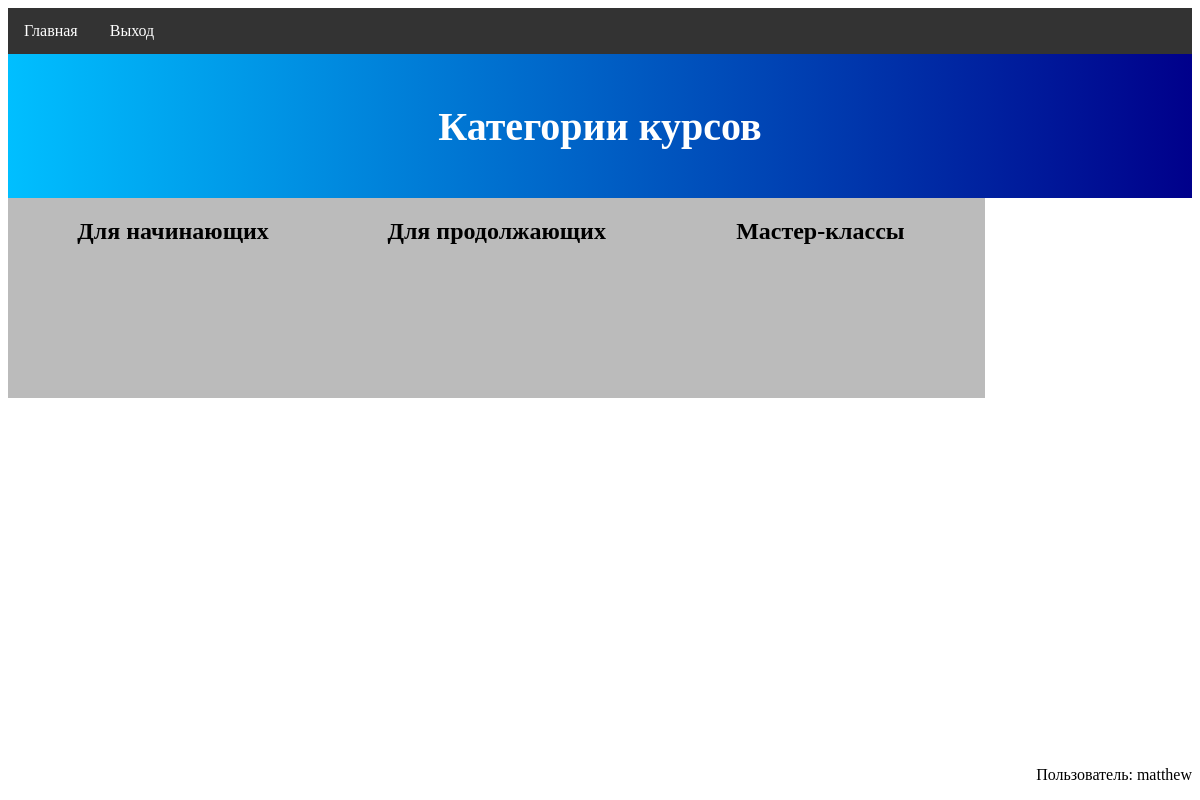
The app's page / (signed in) with its own data.
### mainapp/models.py (models this page shows, shortened)
class CourseCategory(models.Model):
    name = models.CharField(max_length=32)
    desc = models.TextField(blank=True)
    image = models.ImageField(upload_to='img',
                              default=os.path.join('img', 'default.jpg'))
    class Meta:
        verbose_name = 'Категория курсов'
        verbose_name_plural = 'Категории курсов'

### mainapp/views.py (the view)
# urls.py: path('', views.index, name='index'),
def index(request):
    categories = CourseCategory.objects.all()
    name = 'категории курсов'
    context = {
        'page_title': name,
        'flipblocks_data_list': categories,
        'top_block_text': name
    }
    return render(request, template_name='mainapp/index.html', context=context)

### mainapp/templates/mainapp/index.html (shortened to what this page needs)
{% extends 'mainapp/base.html' %}
{% load static %}
{% block additional-css %}
    <link rel="stylesheet" href="{% static 'css/flip-box-index.css' %}">
{% endblock %}
{% block content %}
    {% for item in flipblocks_data_list %}
        <div class="flip-box">
            <div class="flip-box-inner">
                <div class="flip-box-front" style="background-image: url('{{ item.image.url }}'); background-position: center; background-size: cover">
                    <h2>{{ item.name }}</h2>
                </div>
                <div class="flip-box-back">
                    <h2>{{ item.desc }}</h2>
                </div>
            </div>
        </div>
    {% endfor %}
{% endblock %}

### mainapp/templates/mainapp/base.html (shortened to what this page needs)
{% load static %}
<!DOCTYPE html>
<html lang="ru">
<head>
    {% block css %}
        <link rel="stylesheet" href="{% static 'css/main-menu.css' %}">
        <link rel="stylesheet" href="{% static 'css/top-block.css' %}">
    {% endblock %}
    {% block additional-css %}
    {% endblock %}
</head>
<body>
<div class="main-menu">
    <ul>
        <li>
            <a href="{% url 'main:index' %}">{{ main_menu_button_1_text|default:'главная'|capfirst }}</a>
        </li>
        <li>
            {% if user.is_authenticated %}
                <a href="{% url 'auth:logout' %}">Выход</a>
            {% else %}
                <a href="{% url 'auth:login_page' %}">Вход</a>
            {% endif %}
        </li>
    </ul>
</div>
<div class="top-block">
    <h1>{{ top_block_text|default:'категории курсов'|capfirst }}</h1>
</div>
{% block content %}
{% endblock %}
<footer style="position: fixed; right: 1vh; bottom: 0">
    <p>Пользователь: {{ user }}</p>
</footer>
</body>
</html>

### static/css/main-menu.css (style rules this page uses)
.main-menu ul { list-style-type: none; margin: 0; padding: 0; overflow: hidden; background-color: #333; position: -webkit-sticky; position: sticky; top: 0; }
.main-menu li { float: left; }
.main-menu li a { display: block; color: white; text-align: center; padding: 14px 16px; text-decoration: none; transition: 300ms; }

### static/css/top-block.css (style rules this page uses)
div.top-block { height: 18vh; background-color: blue; background-image: linear-gradient(to right, deepskyblue, darkblue); display: flex; align-items: center; justify-content: center; }
.top-block h1 { color: white; font-size: 5vh; font-family: Calibri, serif; transition: 1000ms; }

### static/css/flip-box-index.css (style rules this page uses)
div.flip-box { margin-right: 2%; float: left; background-color: transparent; width: 300px; height: 200px; perspective: 1000px; }
.flip-box-inner { position: relative; width: 100%; height: 100%; text-align: center; transition: transform 0.8s; transform-style: preserve-3d; }
.flip-box-front, .flip-box-back { position: absolute; width: 100%; height: 100%; -webkit-backface-visibility: hidden; backface-visibility: hidden; padding-left: 5%; padding-right: 5%; border-top: 2pt; }
.flip-box-front { background-color: #bbb; color: black; text-align: center; }
.flip-box-back { display: flex; background-color: dodgerblue; color: white; transform: rotateX(180deg); font-size: small; text-align: left; align-items: center; }

### records on screen
CourseCategory: name "Для начинающих"
CourseCategory: name "Для продолжающих"
CourseCategory: name "Мастер-классы"

### other values on screen
{{ main_menu_button_1_text|default:'главная'|capfirst }} "Главная"
{{ top_block_text|default:'категории курсов'|capfirst }} "Категории курсов"
{{ user }} "matthew"
